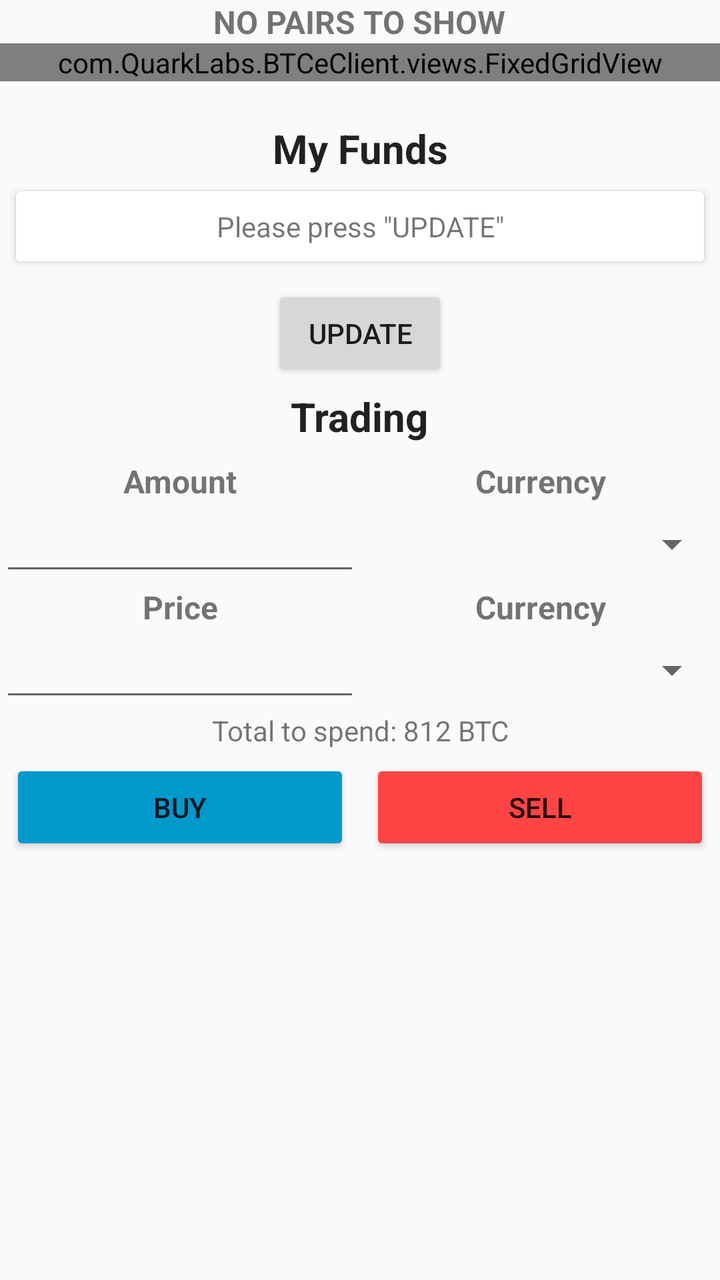
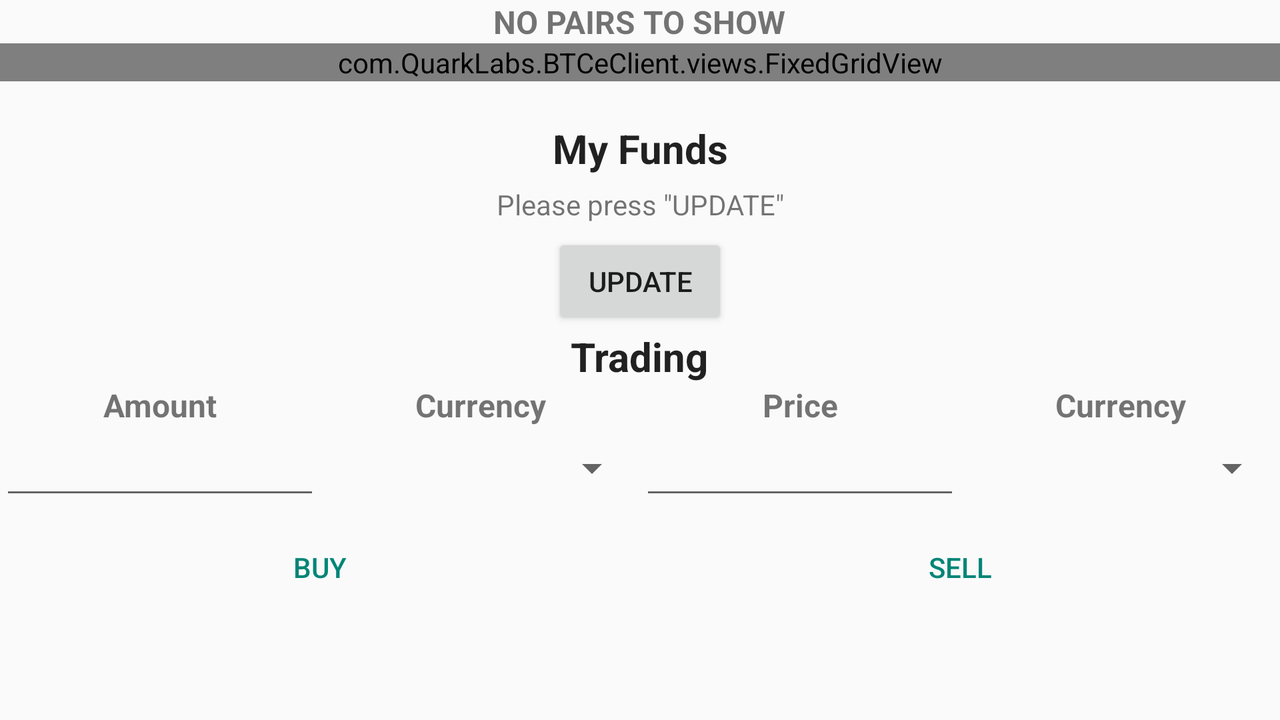

First picture: res/layout/ on a phone held upright. Second picture: the repository's own variant of that layout, on a device whose configuration matches the variant's folder. Source for both follows.
<!-- AndroidManifest.xml: application theme AppTheme -->
<!-- res/layout/fragment_home.xml -->
<?xml version="1.0" encoding="utf-8"?>
<ScrollView xmlns:android="http://schemas.android.com/apk/res/android"
    android:layout_width="match_parent"
    android:layout_height="match_parent">

    <LinearLayout
        android:layout_width="match_parent"
        android:layout_height="wrap_content"
        android:animateLayoutChanges="true"
        android:orientation="vertical">

        <TextView
            android:id="@+id/emptyView"
            android:layout_width="wrap_content"
            android:layout_height="wrap_content"
            android:layout_gravity="center_horizontal"
            android:text="@string/NoPairsToShow"
            android:textSize="16sp"
            android:textStyle="bold" />

        <com.QuarkLabs.BTCeClient.views.FixedGridView
            android:id="@+id/tickersContainer"
            android:layout_width="match_parent"
            android:layout_height="wrap_content"
            android:baselineAligned="false"
            android:choiceMode="none"
            android:gravity="center_horizontal"
            android:horizontalSpacing="@dimen/dashboard_spacing"
            android:measureWithLargestChild="false"
            android:numColumns="auto_fit"
            android:showDividers="beginning|none|middle|end"
            android:stretchColumns="*"
            android:stretchMode="columnWidth"
            android:useDefaultMargins="true"
            android:verticalSpacing="@dimen/dashboard_spacing">

        </com.QuarkLabs.BTCeClient.views.FixedGridView>

        <TextView
            android:id="@+id/AccountInfoTitle"
            android:layout_width="match_parent"
            android:layout_height="wrap_content"
            android:layout_marginTop="20dp"
            android:gravity="center_horizontal"
            android:text="@string/AccountInfo"
            android:textAppearance="@android:style/TextAppearance.Medium"
            android:textSize="@dimen/title_font_size"
            android:textStyle="bold" />

        <android.support.v7.widget.CardView
            android:layout_width="match_parent"
            android:layout_height="wrap_content"
            android:layout_margin="8dp">

            <TableLayout
                android:id="@+id/FundsContainer"
                android:layout_width="match_parent"
                android:layout_height="wrap_content"
                android:layout_margin="4dp"
                android:dividerPadding="4dp"
                android:gravity="center_horizontal"
                android:stretchColumns="*">

                <TextView
                    android:layout_width="wrap_content"
                    android:layout_height="wrap_content"
                    android:gravity="center"
                    android:padding="4dp"
                    android:text="@string/UpdateAccountInfo" />
            </TableLayout>
        </android.support.v7.widget.CardView>

        <Button
            android:id="@+id/UpdateAccountInfoButton"
            android:layout_width="wrap_content"
            android:layout_height="wrap_content"
            android:layout_gravity="center"
            android:layout_marginBottom="4dp"
            android:layout_marginTop="4dp"
            android:text="@string/UpdateButton" />

        <TextView
            android:layout_width="wrap_content"
            android:layout_height="wrap_content"
            android:layout_gravity="center"
            android:layout_marginBottom="8dp"
            android:text="@string/TradeTitle"
            android:textAppearance="@android:style/TextAppearance.Medium"
            android:textSize="@dimen/title_font_size"
            android:textStyle="bold" />

        <include layout="@layout/layout_trading_section" />
    </LinearLayout>
</ScrollView>
<!-- res/layout/layout_trading_section.xml (included above) -->
<?xml version="1.0" encoding="utf-8"?>
<merge xmlns:android="http://schemas.android.com/apk/res/android"
    xmlns:app="http://schemas.android.com/apk/res-auto"
    xmlns:tools="http://schemas.android.com/tools"
    android:layout_width="match_parent"
    android:layout_height="match_parent">

    <TableLayout
        android:id="@+id/tradingSection"
        android:layout_width="match_parent"
        android:layout_height="wrap_content"
        android:orientation="vertical"
        android:shrinkColumns="*"
        android:stretchColumns="*">

        <TableRow
            android:layout_width="match_parent"
            android:layout_height="wrap_content">

            <TextView
                android:layout_width="0dp"
                android:layout_height="wrap_content"
                android:layout_column="0"
                android:layout_gravity="center"
                android:layout_weight="1"
                android:gravity="center"
                android:text="@string/Amount"
                android:textSize="16sp"
                android:textStyle="bold" />

            <TextView
                android:layout_width="0dp"
                android:layout_height="wrap_content"
                android:layout_column="1"
                android:layout_gravity="center"
                android:layout_weight="1"
                android:gravity="center"
                android:text="@string/Currency"
                android:textSize="16sp"
                android:textStyle="bold" />
        </TableRow>

        <TableRow
            android:layout_width="match_parent"
            android:layout_height="wrap_content">

            <EditText
                android:id="@+id/TradeAmount"
                android:layout_width="0dp"
                android:layout_height="wrap_content"
                android:layout_column="0"
                android:layout_gravity="center"
                android:layout_weight="1"
                android:inputType="number|numberDecimal"
                android:maxLines="1" />

            <Spinner
                android:id="@+id/TradeCurrency"
                android:layout_width="0dp"
                android:layout_height="wrap_content"
                android:layout_column="1"
                android:layout_gravity="center"
                android:layout_weight="1"
                android:spinnerStyle="@android:style/Widget.Spinner.DropDown" />
        </TableRow>

        <TableRow
            android:layout_width="match_parent"
            android:layout_height="wrap_content">

            <TextView
                android:layout_width="0dp"
                android:layout_height="wrap_content"
                android:layout_column="0"
                android:layout_gravity="center"
                android:layout_weight="1"
                android:gravity="center"
                android:text="@string/Price"
                android:textSize="16sp"
                android:textStyle="bold" />

            <TextView
                android:layout_width="0dp"
                android:layout_height="wrap_content"
                android:layout_column="1"
                android:layout_gravity="center"
                android:layout_weight="1"
                android:gravity="center"
                android:text="@string/Currency"
                android:textSize="16sp"
                android:textStyle="bold" />
        </TableRow>

        <TableRow
            android:layout_width="match_parent"
            android:layout_height="wrap_content"
            android:layout_weight="1">

            <EditText
                android:id="@+id/TradePrice"
                android:layout_width="0dp"
                android:layout_height="wrap_content"
                android:layout_column="0"
                android:layout_gravity="center"
                android:layout_weight="1"
                android:inputType="number|numberDecimal"
                android:maxLines="1" />

            <Spinner
                android:id="@+id/TradePriceCurrency"
                android:layout_width="0dp"
                android:layout_height="wrap_content"
                android:layout_column="1"
                android:layout_gravity="center"
                android:layout_weight="1"
                android:focusable="false"
                android:spinnerStyle="@android:style/Widget.Spinner.DropDown" />
        </TableRow>

        <TableRow
            android:layout_width="match_parent"
            android:layout_height="wrap_content"
            android:gravity="center">

            <TextView
                android:id="@+id/operation_cost"
                android:layout_width="match_parent"
                android:layout_height="wrap_content"
                android:gravity="center"
                android:maxLines="1"
                android:minLines="1"
                tools:text="Total to spend: 812 BTC" />
        </TableRow>

        <TableRow
            android:layout_width="match_parent"
            android:layout_height="wrap_content">

            <android.support.v7.widget.AppCompatButton
                android:id="@+id/BuyButton"
                android:layout_width="0dp"
                android:layout_height="wrap_content"
                android:layout_column="0"
                android:layout_margin="5dp"
                android:layout_weight="1"
                android:text="@string/BuyButton"
                app:backgroundTint="@drawable/buy_button_custom" />

            <android.support.v7.widget.AppCompatButton
                android:id="@+id/SellButton"
                android:layout_width="0dp"
                android:layout_height="wrap_content"
                android:layout_column="1"
                android:layout_margin="5dp"
                android:layout_weight="1"
                android:text="@string/SellButton"
                app:backgroundTint="@drawable/sell_button_custom" />
        </TableRow>
    </TableLayout>
</merge>
<!-- resources referenced by this layout -->
<resources>
  <dimen name="dashboard_spacing">2dp</dimen>
  <dimen name="title_font_size">20sp</dimen>
  <!-- drawable buy_button_custom (drawable) -->
  <?xml version="1.0" encoding="utf-8"?>
  <selector xmlns:android="http://schemas.android.com/apk/res/android">
      <item android:color="#33B5E5"
            android:state_pressed="true"/>
      <item android:color="#0099cc" />
  </selector>
  <!-- drawable sell_button_custom (drawable) -->
  <?xml version="1.0" encoding="utf-8"?>
  <selector xmlns:android="http://schemas.android.com/apk/res/android">
      <item android:color="#cc0000"
            android:state_pressed="true"/>
      <item android:color="#ff4444"
            android:state_enabled="true"/>
  </selector>
  <string name="AccountInfo">My Funds</string>
  <string name="Amount">Amount</string>
  <string name="BuyButton">BUY</string>
  <string name="Currency">Currency</string>
  <string name="NoPairsToShow">NO PAIRS TO SHOW</string>
  <string name="Price">Price</string>
  <string name="SellButton">SELL</string>
  <string name="TradeTitle">Trading</string>
  <string name="UpdateAccountInfo">Please press \"UPDATE\"</string>
  <string name="UpdateButton">UPDATE</string>
  <style name="AppTheme" parent="AppTheme.Base" />
  <style name="AppTheme.Base" parent="Theme.AppCompat.Light.NoActionBar">
          <item name="colorPrimary">@color/colorPrimary</item>
          <item name="colorPrimaryDark">@color/colorPrimary</item>
          <item name="android:windowNoTitle">true</item>
      </style>
  <color name="colorPrimary">#ffff9100</color>
</resources>
<!-- res/layout-land/fragment_home.xml (the repository's variant of the layout above) -->
<!-- drawn on the phone turned sideways -->
<?xml version="1.0" encoding="utf-8"?>
<ScrollView xmlns:android="http://schemas.android.com/apk/res/android"
            android:layout_width="match_parent"
            android:layout_height="match_parent">

    <LinearLayout
            android:orientation="vertical"
            android:layout_width="fill_parent"
            android:layout_height="wrap_content"
            android:animateLayoutChanges="true">

        <TextView
                android:layout_width="wrap_content"
                android:layout_height="wrap_content"
                android:text="@string/NoPairsToShow"
                android:id="@+id/emptyView" android:textStyle="bold" android:layout_gravity="center_horizontal"
                android:textSize="16sp"/>

        <com.QuarkLabs.BTCeClient.views.FixedGridView
                android:layout_width="fill_parent"
                android:layout_height="wrap_content"
                android:measureWithLargestChild="false"
                android:baselineAligned="false"
                android:showDividers="beginning|none|middle|end"
                android:stretchColumns="*"
                android:id="@+id/tickersContainer"
                android:gravity="center_horizontal"
                android:useDefaultMargins="true" android:choiceMode="none" android:numColumns="auto_fit"
                android:verticalSpacing="@dimen/dashboard_spacing" android:horizontalSpacing="@dimen/dashboard_spacing"
                android:stretchMode="columnWidth"
                >

        </com.QuarkLabs.BTCeClient.views.FixedGridView>

        <TextView
                android:layout_width="fill_parent"
                android:layout_height="wrap_content"
                android:text="@string/AccountInfo"
                android:id="@+id/AccountInfoTitle"
                android:gravity="center_horizontal"
                android:layout_marginTop="20dp"
                android:textAppearance="@android:style/TextAppearance.Medium"
                android:textSize="@dimen/title_font_size" android:textStyle="bold"/>

        <TableLayout
                android:layout_width="fill_parent"
                android:layout_height="wrap_content"
                android:gravity="center_horizontal"
                android:stretchColumns="*"
                android:id="@+id/FundsContainer">

            <TextView
                    android:layout_width="wrap_content"
                    android:layout_height="wrap_content"
                    android:text="@string/UpdateAccountInfo"
                    android:id="@+id/textView1"
                    android:gravity="center" android:layout_margin="5dp"/>
        </TableLayout>

        <Button
                android:layout_width="wrap_content"
                android:layout_height="wrap_content"
                android:text="@string/UpdateButton"
                android:id="@+id/UpdateAccountInfoButton"
                android:layout_gravity="center"/>

        <TextView
                android:layout_width="wrap_content"
                android:layout_height="wrap_content"
                android:text="@string/TradeTitle"
                android:id="@+id/textView"
                android:layout_gravity="center"
                android:textAppearance="@android:style/TextAppearance.Medium"
                android:textSize="@dimen/title_font_size" android:textStyle="bold"/>

        <TableLayout
                android:layout_width="fill_parent"
                android:layout_height="wrap_content"
                android:stretchColumns="*"
                android:orientation="vertical" android:id="@+id/tradingSection">

            <TableRow
                    android:layout_width="fill_parent"
                    android:layout_height="fill_parent">

                <TextView
                        android:layout_width="0dp"
                        android:layout_height="wrap_content"
                        android:text="@string/Amount"
                        android:id="@+id/textView7"
                        android:layout_column="0"
                        android:layout_weight="1"
                        android:layout_gravity="center"
                        android:textStyle="bold"
                        android:gravity="center" android:textSize="16sp"/>

                <TextView
                        android:layout_width="0dp"
                        android:layout_height="wrap_content"
                        android:text="@string/Currency"
                        android:id="@+id/textView8"
                        android:layout_column="1"
                        android:layout_weight="1"
                        android:layout_gravity="center"
                        android:textStyle="bold"
                        android:gravity="center" android:textSize="16sp"/>

                <TextView
                        android:layout_width="0dp"
                        android:layout_height="wrap_content"
                        android:text="@string/Price"
                        android:id="@+id/textView9"
                        android:layout_column="2"
                        android:layout_weight="1"
                        android:layout_gravity="center"
                        android:textStyle="bold"
                        android:gravity="center" android:textSize="16sp"/>

                <TextView
                        android:layout_width="0dp"
                        android:layout_height="wrap_content"
                        android:text="@string/Currency"
                        android:id="@+id/textView10"
                        android:layout_column="3"
                        android:layout_weight="1"
                        android:layout_gravity="center"
                        android:textStyle="bold"
                        android:gravity="center" android:textSize="16sp"/>

            </TableRow>

            <TableRow
                    android:layout_width="fill_parent"
                    android:layout_height="fill_parent">

                <EditText
                        android:layout_width="0dp"
                        android:layout_height="wrap_content"
                        android:id="@+id/TradeAmount"
                        android:layout_column="0"
                        android:singleLine="true"
                        android:inputType="number|numberDecimal"
                        android:layout_weight="1"
                        />

                <Spinner
                        android:layout_width="0dp"
                        android:layout_height="wrap_content"
                        android:id="@+id/TradeCurrency"
                        android:spinnerStyle="@android:style/Widget.Spinner.DropDown"
                        android:layout_column="1"
                        android:entries="@array/Currencies"
                        android:layout_weight="1"
                        android:layout_gravity="center"/>

                <EditText
                        android:layout_width="0dp"
                        android:layout_height="wrap_content"
                        android:id="@+id/TradePrice"
                        android:layout_column="2"
                        android:singleLine="true"
                        android:inputType="number|numberDecimal"
                        android:layout_weight="1"/>

                <Spinner
                        android:layout_width="0dp"
                        android:layout_height="fill_parent"
                        android:id="@+id/TradePriceCurrency"
                        android:layout_column="3"
                        android:spinnerStyle="@android:style/Widget.Spinner.DropDown"
                        android:focusable="false"
                        android:entries="@array/Currencies"
                        android:layout_weight="1"
                        android:layout_gravity="center"/>

            </TableRow>

            <TableRow
                    android:layout_width="fill_parent"
                    android:layout_height="fill_parent"
                    style="?android:attr/buttonBarStyle">

                <Button
                        android:layout_width="fill_parent"
                        android:layout_height="wrap_content"
                        android:text="@string/BuyButton"
                        android:id="@+id/BuyButton"
                        android:layout_weight="1"
                        android:layout_margin="5dp" android:background="@drawable/buy_button_custom"
                        style="?android:attr/buttonBarButtonStyle"/>

                <Button
                        android:layout_width="fill_parent"
                        android:layout_height="wrap_content"
                        android:text="@string/SellButton"
                        android:id="@+id/SellButton"
                        android:layout_weight="1"
                        android:layout_margin="5dp"
                        android:background="@drawable/sell_button_custom"
                        style="?android:attr/buttonBarButtonStyle"/>
            </TableRow>
        </TableLayout>
    </LinearLayout>
</ScrollView>
